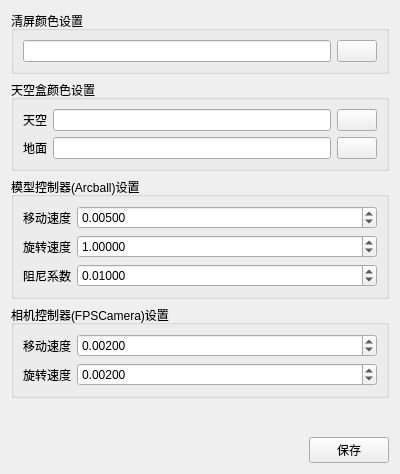
<?xml version="1.0" encoding="UTF-8"?>
<ui version="4.0">
 <class>OptionWidget_Render</class>
 <widget class="QWidget" name="OptionWidget_Render">
  <property name="geometry">
   <rect>
    <x>0</x>
    <y>0</y>
    <width>400</width>
    <height>474</height>
   </rect>
  </property>
  <property name="windowTitle">
   <string>Form</string>
  </property>
  <layout class="QVBoxLayout" name="verticalLayout" stretch="0,0,0,0,0,3,0">
   <item>
    <layout class="QHBoxLayout" name="horizontalLayout">
     <item>
      <widget class="QGroupBox" name="groupBox">
       <property name="title">
        <string>清屏颜色设置</string>
       </property>
       <layout class="QHBoxLayout" name="horizontalLayout_2" stretch="0,0">
        <item>
         <widget class="QLineEdit" name="le_clearColor">
          <property name="readOnly">
           <bool>true</bool>
          </property>
         </widget>
        </item>
        <item>
         <widget class="QPushButton" name="bt_clearColor">
          <property name="text">
           <string/>
          </property>
         </widget>
        </item>
       </layout>
      </widget>
     </item>
    </layout>
   </item>
   <item>
    <layout class="QHBoxLayout" name="horizontalLayout_4"/>
   </item>
   <item>
    <widget class="QGroupBox" name="groupBox_2">
     <property name="title">
      <string>天空盒颜色设置</string>
     </property>
     <layout class="QVBoxLayout" name="verticalLayout_2">
      <item>
       <layout class="QHBoxLayout" name="horizontalLayout_5" stretch="0,0,0">
        <item>
         <widget class="QLabel" name="label">
          <property name="text">
           <string>天空</string>
          </property>
         </widget>
        </item>
        <item>
         <widget class="QLineEdit" name="le_skyColor"/>
        </item>
        <item>
         <widget class="QPushButton" name="bt_skyColor">
          <property name="text">
           <string/>
          </property>
         </widget>
        </item>
       </layout>
      </item>
      <item>
       <layout class="QHBoxLayout" name="horizontalLayout_6" stretch="0,0,0">
        <item>
         <widget class="QLabel" name="label_2">
          <property name="text">
           <string>地面</string>
          </property>
         </widget>
        </item>
        <item>
         <widget class="QLineEdit" name="le_groundColor"/>
        </item>
        <item>
         <widget class="QPushButton" name="bt_groundColor">
          <property name="text">
           <string/>
          </property>
         </widget>
        </item>
       </layout>
      </item>
     </layout>
    </widget>
   </item>
   <item>
    <widget class="QGroupBox" name="groupBox_3">
     <property name="title">
      <string>模型控制器(Arcball)设置</string>
     </property>
     <layout class="QVBoxLayout" name="verticalLayout_3">
      <item>
       <layout class="QHBoxLayout" name="horizontalLayout_7" stretch="0,1">
        <item>
         <widget class="QLabel" name="label_3">
          <property name="text">
           <string>移动速度</string>
          </property>
         </widget>
        </item>
        <item>
         <widget class="QDoubleSpinBox" name="spin_arc_moveSpeed">
          <property name="decimals">
           <number>5</number>
          </property>
          <property name="maximum">
           <double>0.010000000000000</double>
          </property>
          <property name="value">
           <double>0.005000000000000</double>
          </property>
         </widget>
        </item>
       </layout>
      </item>
      <item>
       <layout class="QHBoxLayout" name="horizontalLayout_10" stretch="0,1">
        <item>
         <widget class="QLabel" name="label_5">
          <property name="text">
           <string>旋转速度</string>
          </property>
         </widget>
        </item>
        <item>
         <widget class="QDoubleSpinBox" name="spin_arc_rotateSpeed">
          <property name="decimals">
           <number>5</number>
          </property>
          <property name="maximum">
           <double>10.000000000000000</double>
          </property>
          <property name="value">
           <double>1.000000000000000</double>
          </property>
         </widget>
        </item>
       </layout>
      </item>
      <item>
       <layout class="QHBoxLayout" name="horizontalLayout_9" stretch="0,1">
        <item>
         <widget class="QLabel" name="label_4">
          <property name="text">
           <string>阻尼系数</string>
          </property>
         </widget>
        </item>
        <item>
         <widget class="QDoubleSpinBox" name="spin_arc_drag">
          <property name="decimals">
           <number>5</number>
          </property>
          <property name="maximum">
           <double>0.100000000000000</double>
          </property>
          <property name="value">
           <double>0.010000000000000</double>
          </property>
         </widget>
        </item>
       </layout>
      </item>
     </layout>
    </widget>
   </item>
   <item>
    <widget class="QGroupBox" name="groupBox_4">
     <property name="title">
      <string>相机控制器(FPSCamera)设置</string>
     </property>
     <layout class="QVBoxLayout" name="verticalLayout_4">
      <item>
       <layout class="QHBoxLayout" name="horizontalLayout_11" stretch="0,1">
        <item>
         <widget class="QLabel" name="label_7">
          <property name="text">
           <string>移动速度</string>
          </property>
         </widget>
        </item>
        <item>
         <widget class="QDoubleSpinBox" name="spin_fps_moveSpeed">
          <property name="decimals">
           <number>5</number>
          </property>
          <property name="maximum">
           <double>0.010000000000000</double>
          </property>
          <property name="value">
           <double>0.002000000000000</double>
          </property>
         </widget>
        </item>
       </layout>
      </item>
      <item>
       <layout class="QHBoxLayout" name="horizontalLayout_8" stretch="0,1">
        <item>
         <widget class="QLabel" name="label_6">
          <property name="text">
           <string>旋转速度</string>
          </property>
         </widget>
        </item>
        <item>
         <widget class="QDoubleSpinBox" name="spin_fps_rotateSpeed">
          <property name="decimals">
           <number>5</number>
          </property>
          <property name="maximum">
           <double>0.010000000000000</double>
          </property>
          <property name="value">
           <double>0.002000000000000</double>
          </property>
         </widget>
        </item>
       </layout>
      </item>
     </layout>
    </widget>
   </item>
   <item>
    <spacer name="verticalSpacer">
     <property name="orientation">
      <enum>Qt::Vertical</enum>
     </property>
     <property name="sizeHint" stdset="0">
      <size>
       <width>20</width>
       <height>40</height>
      </size>
     </property>
    </spacer>
   </item>
   <item>
    <layout class="QHBoxLayout" name="horizontalLayout_3">
     <item>
      <spacer name="horizontalSpacer">
       <property name="orientation">
        <enum>Qt::Horizontal</enum>
       </property>
       <property name="sizeHint" stdset="0">
        <size>
         <width>40</width>
         <height>20</height>
        </size>
       </property>
      </spacer>
     </item>
     <item>
      <widget class="QPushButton" name="bt_save">
       <property name="text">
        <string>保存</string>
       </property>
      </widget>
     </item>
    </layout>
   </item>
  </layout>
 </widget>
 <resources/>
 <connections/>
</ui>
